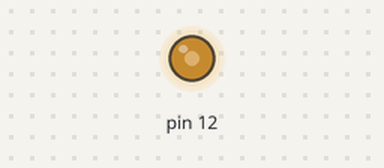
The program below on a simulated Raspberry Pi (header pin numbers). On the bench: output pins drawn as LEDs (lit = HIGH). At 1.0 s the program stops and its outputs stay as they are.

Above: at 0.1 s.
At 1.1 s:
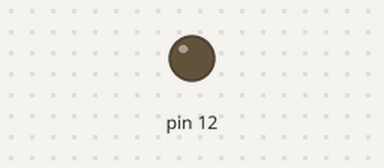
Timing chart, 0 to 2.5 s (numbered marks = the images above):
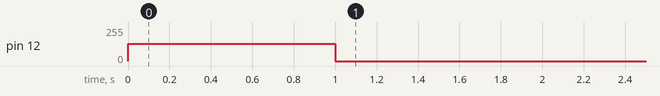

The program:

pwm.py
```python
#!/usr/bin/python

import RPi.GPIO as GPIO
from optparse import OptionParser
import time

if __name__ == "__main__":
	parser = OptionParser(usage="usage: %prog [options]")
	parser.add_option("-p", "--pin",
			  type="int",
			  dest="pin",
			  help="PWM pin on Raspberry Pi3 board, 12 by default",
			  default=12)
	parser.add_option("-f", "--frequency",
			  type="int",
			  dest="frequency",
			  help="PWM frequency, 50Hz by default",
			  default=50)
	parser.add_option("-d", "--duty_cycle",
			  type="int",
			  dest="dutyCycle",
			  help="PWM duty cycle, 50% by default",
			  default=50)
	parser.add_option("-t", "--duration",
			  type="int",
			  dest="duration",
			  help="PWm duration, 1s by default",
			  default=1)
	(options, args) = parser.parse_args()

	# Init GPIO
	GPIO.setmode(GPIO.BOARD)
	GPIO.setup(options.pin,GPIO.OUT)

	# Configure ad start PWM
	my_pwm=GPIO.PWM(options.pin,options.frequency)
	my_pwm.start(float(options.dutyCycle))

	time.sleep(options.duration)

	# Stop PWM
	my_pwm.stop()

	# Clean GPIO
	GPIO.cleanup()
```

Measured:
- by itself, pin 12: 0/255 → 128/255 at 0.00 s, → 0/255 1.0 s later
